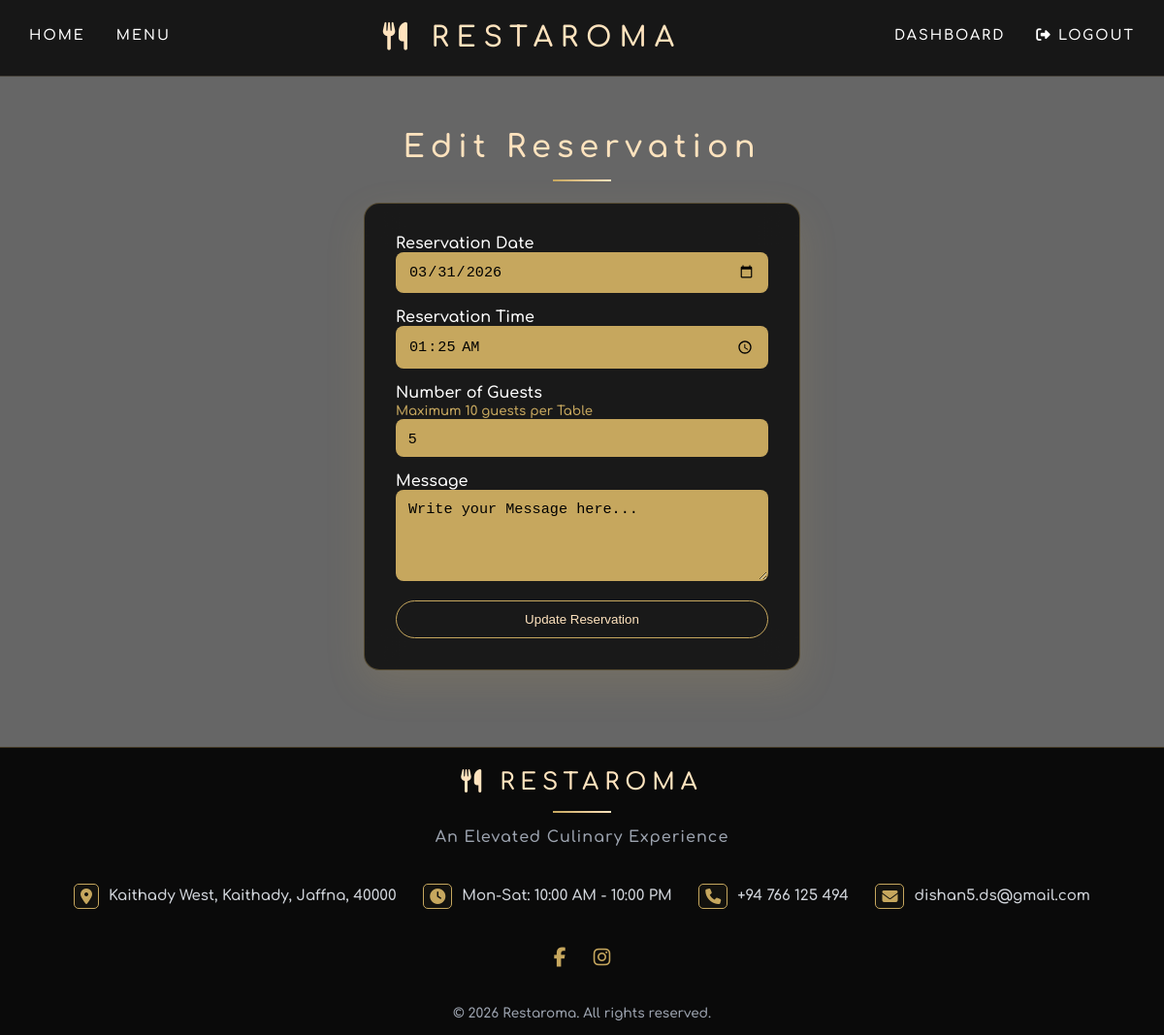
Page /user/edit_reservation.php?id=49 (signed in) on the committed database.
### tables this page shows
CREATE TABLE IF NOT EXISTS `reservations` (
  `id` int NOT NULL AUTO_INCREMENT,
  `user_id` int NOT NULL,
  `reservation_date` date NOT NULL,
  `reservation_time` time NOT NULL,
  `guests` int NOT NULL,
  `status` enum('Pending','Approved','Cancelled') DEFAULT 'Pending',
  `Message` text NOT NULL,
  PRIMARY KEY (`id`),
  UNIQUE KEY `user_id` (`user_id`,`reservation_date`,`reservation_time`)
);

### user/edit_reservation.php (the view, shortened to what this page needs)
<?php
require __DIR__ . '/../config/db.php';
$userId = $_SESSION['user_id'];
$id = (int)($_GET['id'] ?? 0);
$stmt = $pdo->prepare("
    SELECT * FROM reservations
    WHERE id = :id AND user_id = :uid
");
$stmt->execute([
    ':id' => $id,
    ':uid' => $userId
]);
$reservation = $stmt->fetch(PDO::FETCH_ASSOC);
$date = $reservation['reservation_date'] ?? '';
$time = $reservation['reservation_time'] ?? '';
$guests = (int)($reservation['guests'] ?? 1);
$message = $reservation['message'] ?? '';
require __DIR__ . '/../includes/header.php';
?>
<div class="reservation-wrapper">
    <h1 class="page-title">Edit Reservation</h1>
    <form method="post" class="form-card">
        <div class="form-group">
            <label for="reservation_date">Reservation Date</label>
            <input type="date" id="reservation_date" name="reservation_date"
                value="<?php echo htmlspecialchars($date); ?>"
                min="<?php echo date('Y-m-d'); ?>" required>
        </div>
        <div class="form-group">
            <label for="reservation_time">Reservation Time</label>
            <input type="time" id="reservation_time" name="reservation_time"
                value="<?php echo htmlspecialchars($time); ?>" required>
        </div>
        <div class="form-group">
            <label for="guests">Number of Guests</label><br>
            <small style="color:#c6a75e;">Maximum 10 guests per Table</small>
            <input type="number" id="guests" name="guests" min="1" max="10"
                value="<?php echo htmlspecialchars($guests); ?>" required>
        </div>
        <div class="form-group">
            <label for="message">Message</label>
            <textarea id="message" name="message" rows="4"
                placeholder="Write your Message here..."><?php echo htmlspecialchars($message); ?></textarea>
        </div>
        <button type="submit" class="form-btn"
                onclick="this.disabled=true; this.form.submit();">
            Update Reservation
        </button>
    </form>
</div>
<?php require __DIR__ . '/../includes/footer.php'; ?>

### assets/css/style.css (style rules this page uses)
*, *::before, *::after { box-sizing: border-box; }
html { scroll-behavior: smooth; }
body { margin: 0; color: #d1d5db; font-family: 'Comfortaa', cursive; background: linear-gradient(rgba(0, 0, 0, 0.5), rgba(0, 0, 0, 0.5)), url("../images/bg.jpg") center / cover no-repeat; min-height: 100vh; display: flex; flex-direction: column; }
button { transition: all 0.25s ease; }

### assets/css/userdash.css (style rules this page uses)
.udashboard-page { background: linear-gradient(rgba(0, 0, 0, 0.6), rgba(0, 0, 0, 0.6)), url("../images/tr.jpg") center / cover no-repeat; min-height: 100vh; display: flex; flex-direction: column; align-items: center; background-attachment: fixed; }
.reservation-wrapper .form-card { backdrop-filter: blur(18px); background: #000000bf; border: 1px solid rgba(198, 167, 94, 0.35); border-radius: 16px; padding: 2rem; box-shadow: 0 15px 40px rgba(198, 167, 94, 0.15); transition: 0.4s ease; width: 450px; margin: 1rem auto; text-align: left; }
.reservation-wrapper .form-group input, .reservation-wrapper .form-group textarea, .reservation-wrapper .form-group select { background-color: #c6a75e; width: 100%; padding: 10px 12px; border-radius: 8px; border: 1px solid rgba(198, 167, 94, 0.25); font-size: 0.95rem; margin-bottom: 1rem; transition: all 0.3s ease; }
.reservation-wrapper .form-group input::placeholder, .reservation-wrapper .form-group textarea::placeholder { color: #000000; }
.reservation-wrapper .form-btn { width: 100%; border: 1px solid #c6a75e; color: #ffe3be; background: transparent; border-radius: 30px; padding: 0.7rem 1.8rem; transition: 0.3s ease; }
.reservation-wrapper .page-title, .dashboard-header h1 { letter-spacing: 6px; color: #ffe3be; position: relative; text-align: center; }
.reservation-wrapper .page-title::after, .dashboard-divider { content: ""; display: block; margin: 1rem auto 0; width: 60px; height: 2px; background: linear-gradient(to right, #c6a75e, #ffe3be); }

### rows in the picture
reservations: reservation_date "03/31/2026", reservation_time "01:25:00", guests "5"
